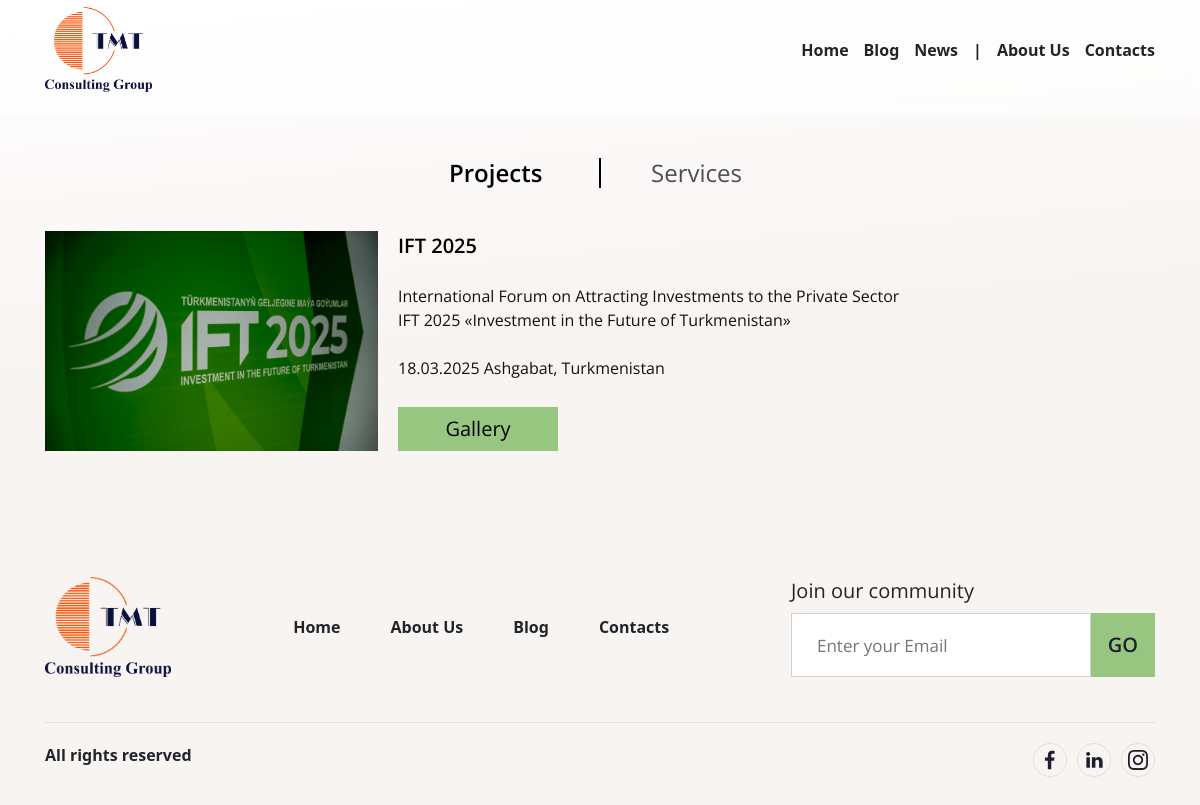
The page /about/ on the database its author committed.
### about/models.py (models this page shows, shortened)
class Project(models.Model):
    title = models.CharField(max_length=255, verbose_name='Название проекта')
    descr = RichTextUploadingField(verbose_name='Описание')
    image = models.ImageField(upload_to='projects__card/', verbose_name='Изображение')
    pdf = models.FileField(upload_to='project_pdfs/', blank=True, null=True, verbose_name='Презентация (PDF)')
    created_at = models.DateTimeField(auto_now_add=True, verbose_name='Дата создания')
    class Meta:
        verbose_name = 'Проект'
        verbose_name_plural = 'Проекты'
        ordering = ['-created_at']

### about/views.py (the view)
# urls.py: path('', views.about, name='about'),
def about(request):
	project = Project.objects.all()
	services = AboutServices.objects.all()
	return render(request, 'about/about.html', { 'project' : project, 'services' : services })

### about/templates/about/about.html (shortened to what this page needs)
{% extends "main/base.html" %}
{% load static %}
{% load custom_filters %}
{% block extracss %}
<link rel="stylesheet" type="text/css" href="{% static 'about/css/about.css' %}">
{% endblock extracss %}
{% block content %}
<section class="about">
	<div class="container">
		<div class="about__wrapper">
			<div class="about__nav">
				<a class="about__navProject about__navActive" href="" data-aos='fade-down' data-aos-duration="500" data-aos-anchor-placement="top-center">Projects</a>
				<div class="about__sep" data-aos='zoom-in' data-aos-duration="500" data-aos-anchor-placement="top-center"></div>
				<a class="about__navServices" href="" data-aos='fade-down' data-aos-duration="500" data-aos-anchor-placement="top-center">Services</a>
			</div>
			<div class="projects active">
				{% for item in project %}
				<div class="projects__item" data-aos='fade-right' data-aos-duration="500" data-aos-anchor-placement="top-center">
					<div class="projects__img">
						<img src="{{ item.image.url }}" alt="{{ item.title }}">
					</div>
					<div class="projects__content">
						<h3 class="projects__title">{{ item.title }}</h3>
						<div class="projects__descr">{{ item.descr|safe }}</div>
						<div class="projects__links">
							<a class="projects__gallery" href='{% url "gallery" item.pk%}'>
								<button>Gallery</button>
							</a>
						</div>
					</div>
				</div>
				{% endfor %}
			</div>
		</div>
	</div>
</section>
{% endblock content %}

### main/static/main/css/container.css (style rules this page uses)
.container { width: 100%; padding-right: 15px; padding-left: 15px; margin-right: auto; margin-left: auto; }
@media (min-width: 576px) { .container { max-width: 540px; } }
@media (min-width: 768px) { .container { max-width: 720px; } }
@media (min-width: 992px) { .container { max-width: 960px; } }
@media (min-width: 1200px) { .container { max-width: 1140px; } }

### main/static/main/css/base.css (style rules this page uses)
html { overflow-x: hidden; }
body { background-image: linear-gradient(-5deg,#f8f4f1 60%,#fefeff 98%); width: 100%; overflow-x: hidden; }
.active { display: block; }

### about/static/about/css/about.css (style rules this page uses)
.about { padding: 40px 0; }
.about__wrapper { display: flex; flex-direction: column; gap: 40px; }
.about__nav { display: flex; justify-content: center; align-items: center; gap: 50px; }
.about__sep { height: 30px; width: 2px; background-color: black; }
.about__navProject, .about__navServices { font-family: 'Open sans'; font-size: 24px; font-weight: 400; color: #4d4d4d; width: 100px; }
.about__navActive { font-weight: 600; color: #000; }
.projects { display: none; flex-direction: column; justify-content: flex-start; gap: 35px; }
.projects__item { display: flex; justify-content: flex-start; gap: 20px; }
.projects__img { width: 30%; height: 220px; overflow: hidden; }
.projects__img img { width: 100%; height: 100%; object-fit: cover; object-position: center; }
.projects__content { display: flex; flex-direction: column; justify-content: space-between; }
.projects__title { word-wrap: break-word; font-family: 'Open sans'; font-size: 20px; font-weight: 600; color: #000; }
.projects__descr { font-family: 'Open sans'; font-weight: 400; color: rgba(0, 0, 0, 0.929); margin-top: 20px; }
.projects__links { display: flex; justify-content: flex-start; gap: 35px; margin-top: 25px; }
.projects__gallery button { display: flex; width: 160px; height: 44px; justify-content: center; align-items: center; font-family: 'Open sans'; font-size: 20px; font-weight: 400; color: #000; background-color: #97c680; border: none; transition: .3s; cursor: pointer; }
.active { display: flex; }

### rows shown on the page
Project: image (picture), title "IFT 2025", descr "International Forum on Attracting Investments to the Private Sector IFT 2025 «Investment in the Future of Turkmenistan» 18.03.2025 Ashgabat, Turkmenistan"
